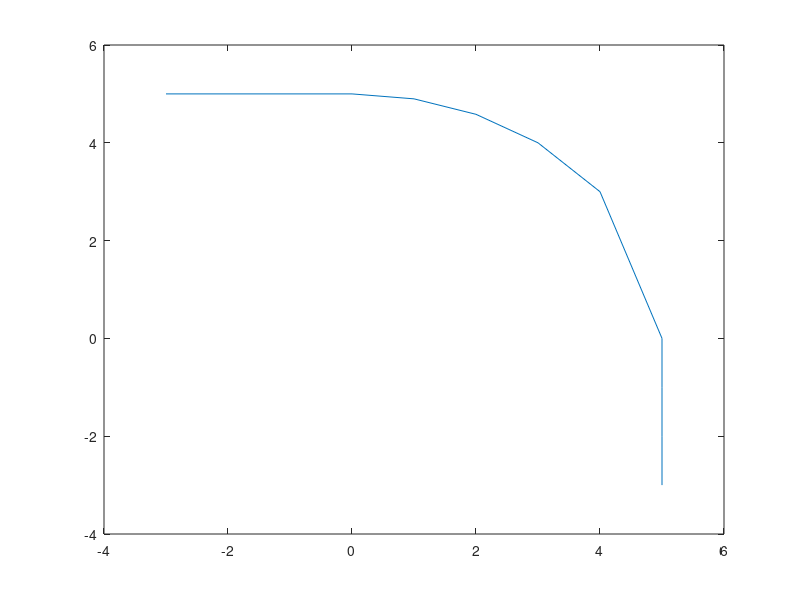

MATLAB code for this plot: (Note: this script raises an error after producing the figure.)
% % % Lap time simulator for OTR FSAE Electric % % %

% This is the main function to initiate a sim
clear; clc;

%% Vehicle Parameters
final_dr = 3.8; %final drive ratio
drv_eff = 1; %driveline efficiency
r_wheel = 0.2286; %radius wheel
wheel_rpm = 800; %input wheel RPM

g = 9.81; % gravitational acceleration m/s^2
m = 300; %Mass kg
mu = 1.4; %friction Coefficient
Fn = m*g; % Normal Force N
Cd = 0.150; %Drag Coefficient
p = 1.225; % Density Kg/m^3
A = 1.328; %Area m^2

%% Track
x1 = 0:1:5;

y1 = sqrt(5.^2 - x1.^2);
x = [-3,-2,-1,x1,5,5,5];
y = [5,5,5,y1,-1,-2,-3];
s = 5; %track section length
plot(x,y)
for i = 2:length(x)
seg(i) = sqrt((x(i)-x(i-1))^2 + (y(i)-y(i-1))^2);
end
%% Powertrain Parameters
[wp_trq, wc_trq] = emrax_dat(wheel_rpm, final_dr, drv_eff); %peak and cont trq @wheel

%% Max Velocity at Each Point
[Vmax,R] = maxvel(x,y,Cd,A,m,mu,p,g);
% plot(x,Vmax);

%% Max Entry Velocity at Each Point
Vmax_entry = maxvel_entry(Vmax,Cd,A,m,mu,p,g,R,s);
